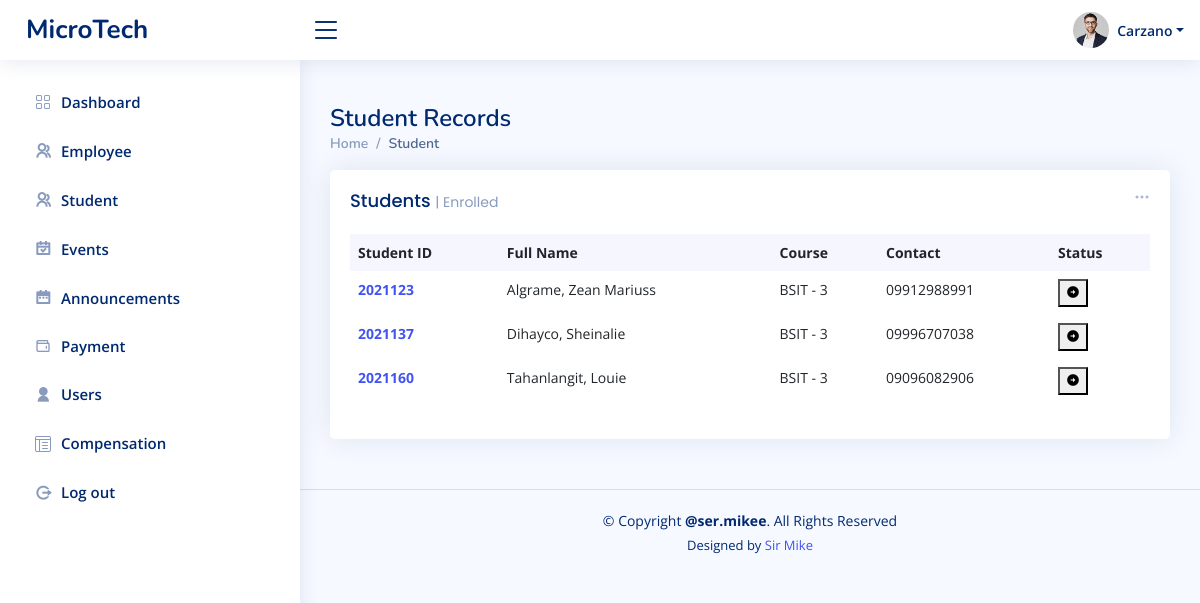
Screenshot of /admin/bsit-payment.php (signed in) with the database file from the repository.
### tables this page shows
CREATE TABLE `tbl_users` (
  `user_id` int(10) NOT NULL,
  `user_fname` varchar(50) NOT NULL,
  `user_lname` varchar(50) NOT NULL,
  `user_email` varchar(80) NOT NULL,
  `user_name` varchar(50) NOT NULL,
  `studentID` int(20) NOT NULL,
  `user_pass` varchar(100) NOT NULL,
  `user_role` varchar(20) NOT NULL
);

CREATE TABLE `tbl_students` (
  `studentID` int(20) NOT NULL,
  `user_id` int(20) NOT NULL,
  `gender` varchar(10) NOT NULL,
  `bdate` varchar(50) NOT NULL,
  `pob` text NOT NULL,
  `email` varchar(50) NOT NULL,
  `major` varchar(50) NOT NULL,
  `nationality` varchar(20) NOT NULL,
  `civilStatus` varchar(20) NOT NULL,
  `religion` varchar(20) NOT NULL,
  `modality` varchar(20) NOT NULL,
  `fb` varchar(30) NOT NULL,
  `curAddress` varchar(200) NOT NULL,
  `cityAdd` varchar(200) NOT NULL,
  `zipcode` varchar(30) NOT NULL,
  `fatherName` varchar(50) NOT NULL,
  `fwork` varchar(50) NOT NULL,
  `motherName` varchar(50) NOT NULL,
  `mwork` varchar(50) NOT NULL,
  `primarySchool` varchar(100) NOT NULL,
  `primaryAddress` text NOT NULL,
  `primaryCompleted` varchar(30) NOT NULL,
  `entermediateSchool` varchar(100) NOT NULL,
  `entermediateAddress` text NOT NULL,
  `entermediateCompleted` varchar(30) NOT NULL,
  `hsSchool` varchar(100) NOT NULL,
  `hsAddress` text NOT NULL,
  `hsCompleted` varchar(30) NOT NULL,
  `shSchool` varchar(100) NOT NULL,
  `shAddress` text NOT NULL,
  `shCompleted` varchar(30) NOT NULL,
  `collegeSchool` varchar(100) NOT NULL,
  `collegeAddress` text NOT NULL,
  `collegeCompleted` varchar(30) NOT NULL
);

CREATE TABLE `tbl_student_records` (
  `studentID` int(20) NOT NULL,
  `lname` varchar(50) NOT NULL,
  `fname` varchar(50) NOT NULL,
  `middleInitial` varchar(10) NOT NULL,
  `course` varchar(10) NOT NULL,
  `year` varchar(10) NOT NULL,
  `contact` varchar(20) NOT NULL
);

### admin/bsit-payment.php (the view, shortened to what this page needs)
<?php include "../templates/header.php" ?>;
<main id="main" class="main">
    <div class="pagetitle">
        <h1>Student Records</h1>
        <nav>
            <ol class="breadcrumb">
                <li class="breadcrumb-item"><a href="index.php">Home</a></li>
                <li class="breadcrumb-item active">Student</li>
            </ol>
        </nav>
    </div>
    <section class="section dashboard">
        <div class="row">
            <div class="col-lg-12">
                <div class="row">
                    <div class="col-12">
                        <div class="card recent-sales overflow-auto">
                            <div class="filter">
                                <a class="icon" href="#" data-bs-toggle="dropdown"><i class="bi bi-three-dots"></i></a>
                            </div>
                            <div class="card-body">
                                <h5 class="card-title">Students <span>| Enrolled</span></h5>
                                <table class="table table-borderless datatable">
                                    <thead>
                                        <tr>
                                            <th scope="col">Student ID</th>
                                            <th scope="col">Full Name</th>
                                            <th scope="col">Course</th>
                                            <th scope="col">Contact</th>
                                            <th scope="col">Status</th>
                                        </tr>
                                    </thead>
                                    <tbody>
                                        <?php
                                        $database = new Connection();
                                        $db = $database->open();
                                        try {
                                            $sql = "SELECT *, sr.lname, sr.fname, sr.course,sr.year, s.major, s.studentID
                                                    FROM tbl_student_records sr
                                                    JOIN tbl_students s ON sr.studentID = s.studentID
                                                    WHERE s.major = 'Programming'
                                                    ORDER BY sr.lname ASC";
                                            foreach ($db->query($sql) as $row) {
                                        ?>
                                                <tr>
                                                    <th scope="row"><a href="#"><?php echo $row["studentID"] ?></a></th>
                                                    <td><?php echo $row["lname"] ?>, <?php echo $row["fname"] ?></td>
                                                    <td><?php echo $row["course"] ?> - <?php echo $row["year"] ?></td>
                                                    <td><?php echo $row["contact"] ?></td>
                                                    <td>
                                                        <form action="stud_profile.php" method="post">
                                                            <button type="submit" class="" name="submit"><i class="ri-arrow-right-circle-fill"></i></button>
                                                        </form>
                                                    </td>
                                                </tr>
                                        <?php
                                            }
                                        } catch (PDOException $e) {
                                            echo "There is some problem in connection: " . $e->getMessage();
                                        }
                                        ?>
                                    </tbody>
                                </table>
                            </div>
                        </div>
                    </div>
                </div>
            </div>
        </div>
    </section>
</main>
<?php
include_once "../templates/footer.php";
?>

### templates/header.php (shortened to what this page needs)
<?php
include_once "includes/connect.php";
$userid = $_SESSION["login"];
$statements = $conn->prepare("SELECT * FROM tbl_users WHERE user_id = '$userid'");
$statements->execute();
$user = $statements->fetch(PDO::FETCH_ASSOC);
$lname = $user['user_lname'];
?>
<!DOCTYPE html>
<html lang="en">
<head>
  <link href="../assets/vendor/bootstrap/css/bootstrap.min.css" rel="stylesheet">
  <link href="../assets/vendor/bootstrap-icons/bootstrap-icons.css" rel="stylesheet">
  <link href="../assets/vendor/boxicons/css/boxicons.min.css" rel="stylesheet">
  <link href="../assets/vendor/quill/quill.snow.css" rel="stylesheet">
  <link href="../assets/vendor/quill/quill.bubble.css" rel="stylesheet">
  <link href="../assets/vendor/remixicon/remixicon.css" rel="stylesheet">
  <link href="../assets/vendor/simple-datatables/style.css" rel="stylesheet">
  <link href="../assets/css/style.css" rel="stylesheet">
</head>
<body>
  <header id="header" class="header fixed-top d-flex align-items-center">
    <div class="d-flex align-items-center justify-content-between">
      <a href="../admin/index.php" class="logo d-flex align-items-center">
        <span class="d-none d-lg-block">MicroTech</span>
      </a>
      <i class="bi bi-list toggle-sidebar-btn"></i>
    </div>
    <nav class="header-nav ms-auto">
      <ul class="d-flex align-items-center">
        <li class="nav-item dropdown pe-3">
          <a class="nav-link nav-profile d-flex align-items-center pe-0" href="#" data-bs-toggle="dropdown">
            <img src="../assets/img/profile-img.jpg" alt="Profile" class="rounded-circle">
            <span class="d-none d-md-block dropdown-toggle ps-2"><?php echo $lname ?></span>
          </a>
        </li>
      </ul>
    </nav>
  </header>
  <aside id="sidebar" class="sidebar">
    <ul class="sidebar-nav" id="sidebar-nav">
      <li class="nav-item">
        <a class="nav-link collapsed" href="../admin/index.php">
          <i class="bi bi-grid"></i>
          <span>Dashboard</span>
        </a>
      </li>
      <li class="nav-item">
        <a class="nav-link collapsed" href="../admin/employee.php">
          <i class="ri ri-group-line"></i>
          <span>Employee</span>
        </a>
      </li>
      <li class="nav-item">
        <a class="nav-link collapsed" href="../admin/studentRecords1.php">
          <i class="ri ri-group-line"></i>
          <span>Student</span>
        </a>
      </li>
      <li class="nav-item">
        <a class="nav-link collapsed" href="../admin/event.php">
          <i class="ri-calendar-check-line"></i>
          <span>Events</span>
        </a>
      </li>
      <li class="nav-item">
        <a class="nav-link collapsed" href="#">
          <i class="ri-calendar-2-fill"></i>
          <span>Announcements</span>
        </a>
      </li>
      <li class="nav-item">
        <a class="nav-link collapsed" href="../admin/payment.php">
          <i class="bx bx-wallet"></i>
          <span>Payment</span>
        </a>
      </li>
      <li class="nav-item">
        <a class="nav-link collapsed" href="../admin/user.php">
          <i class="ri-user-fill"></i>
          <span>Users</span>
        </a>
      </li>
      <li class="nav-item">
        <a class="nav-link collapsed" href="../admin/compensation.php">
          <i class="bi bi-layout-text-window-reverse"></i>
          <span>Compensation</span>
        </a>
      </li>
      <li class="nav-item">
        <a class="nav-link collapsed" href="../admin/includes/logout.inc.php">
          <i class="ri-logout-circle-r-line"></i>
          <span>Log out</span>
        </a>
      </li>
    </ul>
  </aside>

### assets/css/style.css (style rules this page uses)
:root { scroll-behavior: smooth; }
body { font-family: "Open Sans", sans-serif; background: #f6f9ff; color: #444444; }
a { color: #4154f1; text-decoration: none; }
h1, h2, h3, h4, h5, h6 { font-family: "Nunito", sans-serif; }
#main { margin-top: 60px; padding: 20px 30px; transition: all 0.3s; }
.pagetitle { margin-bottom: 10px; }
.pagetitle h1 { font-size: 24px; margin-bottom: 0; font-weight: 600; color: #012970; }
.card { margin-bottom: 30px; border: none; border-radius: 5px; box-shadow: 0px 0 30px rgba(1, 41, 112, 0.1); }
.card-title { padding: 20px 0 15px 0; font-size: 18px; font-weight: 500; color: #012970; font-family: "Poppins", sans-serif; }
.card-title span { color: #899bbd; font-size: 14px; font-weight: 400; }
.card-body { padding: 0 20px 20px 20px; }
.breadcrumb { font-size: 14px; font-family: "Nunito", sans-serif; color: #899bbd; font-weight: 600; }
.breadcrumb a { color: #899bbd; transition: 0.3s; }
.breadcrumb .breadcrumb-item::before { color: #899bbd; }
.breadcrumb .active { color: #51678f; font-weight: 600; }
.logo { line-height: 1; }
@media (min-width: 1200px) { .logo { width: 280px; } }
.logo span { font-size: 26px; font-weight: 700; color: #012970; font-family: "Nunito", sans-serif; }
.header { transition: all 0.5s; z-index: 997; height: 60px; box-shadow: 0px 2px 20px rgba(1, 41, 112, 0.1); background-color: #fff; padding-left: 20px; }
.header .toggle-sidebar-btn { font-size: 32px; padding-left: 10px; cursor: pointer; color: #012970; }
.header-nav ul { list-style: none; }
.header-nav>ul { margin: 0; padding: 0; }
.header-nav .nav-profile { color: #012970; }
.header-nav .nav-profile img { max-height: 36px; }
.header-nav .nav-profile span { font-size: 14px; font-weight: 600; }
.sidebar { position: fixed; top: 60px; left: 0; bottom: 0; width: 300px; z-index: 996; transition: all 0.3s; padding: 20px; overflow-y: auto; scrollbar-width: thin; scrollbar-color: #aab7cf transparent; box-shadow: 0px 0px 20px rgba(1, 41, 112, 0.1); background-color: #fff; }
@media (min-width: 1200px) { #main, #footer { margin-left: 300px; } }
.sidebar-nav { padding: 0; margin: 0; list-style: none; }
.sidebar-nav li { padding: 0; margin: 0; list-style: none; }
.sidebar-nav .nav-item { margin-bottom: 5px; }
.sidebar-nav .nav-link { display: flex; align-items: center; font-size: 15px; font-weight: 600; color: #4154f1; transition: 0.3; background: #f6f9ff; padding: 10px 15px; border-radius: 4px; }
.sidebar-nav .nav-link i { font-size: 16px; margin-right: 10px; color: #4154f1; }
.sidebar-nav .nav-link.collapsed { color: #012970; background: #fff; }
.sidebar-nav .nav-link.collapsed i { color: #899bbd; }
.dashboard .filter { position: absolute; right: 0px; top: 15px; }
.dashboard .filter .icon { color: #aab7cf; padding-right: 20px; padding-bottom: 5px; transition: 0.3s; font-size: 16px; }
.dashboard .recent-sales { font-size: 14px; }
.dashboard .recent-sales .table thead { background: #f6f6fe; }
.dashboard .recent-sales .table thead th { border: 0; }

### rows the page displays
tbl_users: user_lname "Carzano"
tbl_students: studentID "2021123", studentID.lname "Algrame", studentID.fname "Zean Mariuss", studentID.course "BSIT", studentID.year "3", studentID.contact "09912988991"
tbl_students: studentID "2021137", studentID.lname "Dihayco", studentID.fname "Sheinalie", studentID.course "BSIT", studentID.year "3", studentID.contact "09996707038"
tbl_students: studentID "2021160", studentID.lname "Tahanlangit", studentID.fname "Louie", studentID.course "BSIT", studentID.year "3", studentID.contact "09096082906"
